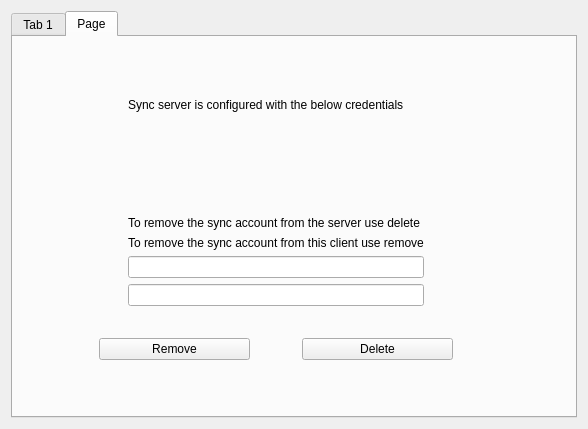
<?xml version="1.0" encoding="UTF-8"?>
<ui version="4.0">
 <class>PreferencesDialog</class>
 <widget class="QDialog" name="PreferencesDialog">
  <property name="geometry">
   <rect>
    <x>0</x>
    <y>0</y>
    <width>588</width>
    <height>429</height>
   </rect>
  </property>
  <property name="windowTitle">
   <string>Dialog</string>
  </property>
  <layout class="QVBoxLayout" name="verticalLayout_19">
   <item>
    <widget class="QTabWidget" name="tabWidget">
     <property name="currentIndex">
      <number>1</number>
     </property>
     <widget class="QWidget" name="generalTab">
      <attribute name="title">
       <string>Tab 1</string>
      </attribute>
      <layout class="QHBoxLayout" name="horizontalLayout_5">
       <item>
        <spacer name="horizontalSpacer_4">
         <property name="orientation">
          <enum>Qt::Horizontal</enum>
         </property>
         <property name="sizeHint" stdset="0">
          <size>
           <width>31</width>
           <height>20</height>
          </size>
         </property>
        </spacer>
       </item>
       <item>
        <layout class="QVBoxLayout" name="verticalLayout_6">
         <item>
          <widget class="QGroupBox" name="groupBox">
           <property name="title">
            <string>Encryption Key</string>
           </property>
           <layout class="QVBoxLayout" name="verticalLayout_2">
            <item>
             <widget class="QLabel" name="label">
              <property name="text">
               <string>Saving the key will bypass manual entry at startup.</string>
              </property>
             </widget>
            </item>
            <item>
             <layout class="QHBoxLayout" name="horizontalLayout">
              <item>
               <widget class="QCheckBox" name="saveKeyCheckBox">
                <property name="text">
                 <string>Enable</string>
                </property>
               </widget>
              </item>
              <item>
               <widget class="QLineEdit" name="saveKeyLineEdit">
                <property name="echoMode">
                 <enum>QLineEdit::Password</enum>
                </property>
               </widget>
              </item>
             </layout>
            </item>
           </layout>
          </widget>
         </item>
         <item>
          <widget class="QGroupBox" name="groupBox_2">
           <property name="title">
            <string>Sorting</string>
           </property>
           <layout class="QVBoxLayout" name="verticalLayout_3">
            <item>
             <widget class="QLabel" name="label_2">
              <property name="text">
               <string>Sorting by MRU will sort accounts by the most recently accessed.</string>
              </property>
             </widget>
            </item>
            <item>
             <layout class="QHBoxLayout" name="horizontalLayout_2">
              <item>
               <widget class="QLabel" name="label_3">
                <property name="text">
                 <string>The default is alphabetically.</string>
                </property>
               </widget>
              </item>
              <item>
               <spacer name="horizontalSpacer">
                <property name="orientation">
                 <enum>Qt::Horizontal</enum>
                </property>
                <property name="sizeHint" stdset="0">
                 <size>
                  <width>40</width>
                  <height>20</height>
                 </size>
                </property>
               </spacer>
              </item>
              <item>
               <widget class="QCheckBox" name="sortMRUCheckBox">
                <property name="text">
                 <string>Enable MRU</string>
                </property>
               </widget>
              </item>
             </layout>
            </item>
           </layout>
          </widget>
         </item>
         <item>
          <widget class="QGroupBox" name="groupBox_3">
           <property name="title">
            <string>Database</string>
           </property>
           <layout class="QVBoxLayout" name="verticalLayout_5">
            <item>
             <layout class="QVBoxLayout" name="verticalLayout_4">
              <item>
               <layout class="QHBoxLayout" name="horizontalLayout_3">
                <item>
                 <widget class="QLabel" name="label_4">
                  <property name="text">
                   <string>Current database Location:</string>
                  </property>
                 </widget>
                </item>
                <item>
                 <spacer name="horizontalSpacer_2">
                  <property name="orientation">
                   <enum>Qt::Horizontal</enum>
                  </property>
                  <property name="sizeHint" stdset="0">
                   <size>
                    <width>40</width>
                    <height>20</height>
                   </size>
                  </property>
                 </spacer>
                </item>
                <item>
                 <widget class="QPushButton" name="changeLocationPushButton">
                  <property name="minimumSize">
                   <size>
                    <width>151</width>
                    <height>0</height>
                   </size>
                  </property>
                  <property name="maximumSize">
                   <size>
                    <width>200</width>
                    <height>16777215</height>
                   </size>
                  </property>
                  <property name="text">
                   <string>Change Location</string>
                  </property>
                 </widget>
                </item>
               </layout>
              </item>
              <item>
               <widget class="QLabel" name="databaseLocationLabel">
                <property name="text">
                 <string/>
                </property>
               </widget>
              </item>
             </layout>
            </item>
            <item>
             <layout class="QHBoxLayout" name="horizontalLayout_4">
              <item>
               <widget class="QCheckBox" name="purgeCheckBox">
                <property name="text">
                 <string>Purge deleted accounts</string>
                </property>
               </widget>
              </item>
              <item>
               <spacer name="horizontalSpacer_3">
                <property name="orientation">
                 <enum>Qt::Horizontal</enum>
                </property>
                <property name="sizeHint" stdset="0">
                 <size>
                  <width>40</width>
                  <height>20</height>
                 </size>
                </property>
               </spacer>
              </item>
              <item>
               <widget class="QLabel" name="label_5">
                <property name="text">
                 <string>Days before purge:</string>
                </property>
               </widget>
              </item>
              <item>
               <widget class="QSpinBox" name="purgeSpinBox">
                <property name="maximum">
                 <number>30</number>
                </property>
               </widget>
              </item>
             </layout>
            </item>
           </layout>
          </widget>
         </item>
        </layout>
       </item>
       <item>
        <spacer name="horizontalSpacer_5">
         <property name="orientation">
          <enum>Qt::Horizontal</enum>
         </property>
         <property name="sizeHint" stdset="0">
          <size>
           <width>31</width>
           <height>20</height>
          </size>
         </property>
        </spacer>
       </item>
      </layout>
     </widget>
     <widget class="QWidget" name="sync">
      <attribute name="title">
       <string>Page</string>
      </attribute>
      <layout class="QVBoxLayout" name="verticalLayout_13">
       <item>
        <widget class="QStackedWidget" name="syncStackedWidget">
         <property name="currentIndex">
          <number>0</number>
         </property>
         <widget class="QWidget" name="page">
          <widget class="QWidget" name="">
           <property name="geometry">
            <rect>
             <x>30</x>
             <y>52</y>
             <width>448</width>
             <height>262</height>
            </rect>
           </property>
           <layout class="QVBoxLayout" name="verticalLayout_16">
            <item>
             <layout class="QHBoxLayout" name="horizontalLayout_9">
              <item>
               <spacer name="horizontalSpacer_9">
                <property name="orientation">
                 <enum>Qt::Horizontal</enum>
                </property>
                <property name="sizeHint" stdset="0">
                 <size>
                  <width>40</width>
                  <height>20</height>
                 </size>
                </property>
               </spacer>
              </item>
              <item>
               <layout class="QVBoxLayout" name="verticalLayout_15">
                <item>
                 <layout class="QVBoxLayout" name="verticalLayout_12">
                  <item>
                   <widget class="QLabel" name="label_6">
                    <property name="text">
                     <string>Sync server is configured with the below credentials</string>
                    </property>
                   </widget>
                  </item>
                  <item>
                   <spacer name="verticalSpacer_2">
                    <property name="orientation">
                     <enum>Qt::Vertical</enum>
                    </property>
                    <property name="sizeHint" stdset="0">
                     <size>
                      <width>20</width>
                      <height>40</height>
                     </size>
                    </property>
                   </spacer>
                  </item>
                  <item>
                   <layout class="QVBoxLayout" name="verticalLayout_11">
                    <item>
                     <widget class="QLabel" name="label_7">
                      <property name="text">
                       <string>To remove the sync account from the server use delete</string>
                      </property>
                     </widget>
                    </item>
                    <item>
                     <widget class="QLabel" name="label_8">
                      <property name="text">
                       <string>To remove the sync account from this client use remove</string>
                      </property>
                     </widget>
                    </item>
                   </layout>
                  </item>
                 </layout>
                </item>
                <item>
                 <layout class="QVBoxLayout" name="verticalLayout_14">
                  <item>
                   <widget class="QLineEdit" name="syncEmailExistingLineEdit">
                    <property name="alignment">
                     <set>Qt::AlignCenter</set>
                    </property>
                    <property name="readOnly">
                     <bool>true</bool>
                    </property>
                   </widget>
                  </item>
                  <item>
                   <widget class="QLineEdit" name="syncPassExistingLineEdit">
                    <property name="echoMode">
                     <enum>QLineEdit::Password</enum>
                    </property>
                    <property name="alignment">
                     <set>Qt::AlignCenter</set>
                    </property>
                    <property name="readOnly">
                     <bool>true</bool>
                    </property>
                   </widget>
                  </item>
                 </layout>
                </item>
               </layout>
              </item>
              <item>
               <spacer name="horizontalSpacer_10">
                <property name="orientation">
                 <enum>Qt::Horizontal</enum>
                </property>
                <property name="sizeHint" stdset="0">
                 <size>
                  <width>40</width>
                  <height>20</height>
                 </size>
                </property>
               </spacer>
              </item>
             </layout>
            </item>
            <item>
             <layout class="QHBoxLayout" name="horizontalLayout_12">
              <item>
               <spacer name="horizontalSpacer_16">
                <property name="orientation">
                 <enum>Qt::Horizontal</enum>
                </property>
                <property name="sizeHint" stdset="0">
                 <size>
                  <width>40</width>
                  <height>20</height>
                 </size>
                </property>
               </spacer>
              </item>
              <item>
               <widget class="QLabel" name="busyLabel2">
                <property name="text">
                 <string/>
                </property>
               </widget>
              </item>
              <item>
               <spacer name="horizontalSpacer_17">
                <property name="orientation">
                 <enum>Qt::Horizontal</enum>
                </property>
                <property name="sizeHint" stdset="0">
                 <size>
                  <width>40</width>
                  <height>20</height>
                 </size>
                </property>
               </spacer>
              </item>
             </layout>
            </item>
            <item>
             <layout class="QHBoxLayout" name="horizontalLayout_10">
              <item>
               <spacer name="horizontalSpacer_12">
                <property name="orientation">
                 <enum>Qt::Horizontal</enum>
                </property>
                <property name="sizeHint" stdset="0">
                 <size>
                  <width>40</width>
                  <height>20</height>
                 </size>
                </property>
               </spacer>
              </item>
              <item>
               <widget class="QPushButton" name="syncRemovePushButton">
                <property name="minimumSize">
                 <size>
                  <width>151</width>
                  <height>0</height>
                 </size>
                </property>
                <property name="maximumSize">
                 <size>
                  <width>200</width>
                  <height>16777215</height>
                 </size>
                </property>
                <property name="text">
                 <string>Remove</string>
                </property>
               </widget>
              </item>
              <item>
               <spacer name="horizontalSpacer_11">
                <property name="orientation">
                 <enum>Qt::Horizontal</enum>
                </property>
                <property name="sizeHint" stdset="0">
                 <size>
                  <width>13</width>
                  <height>20</height>
                 </size>
                </property>
               </spacer>
              </item>
              <item>
               <widget class="QPushButton" name="syncDeletePushButton">
                <property name="minimumSize">
                 <size>
                  <width>151</width>
                  <height>0</height>
                 </size>
                </property>
                <property name="maximumSize">
                 <size>
                  <width>200</width>
                  <height>16777215</height>
                 </size>
                </property>
                <property name="text">
                 <string>Delete</string>
                </property>
               </widget>
              </item>
              <item>
               <spacer name="horizontalSpacer_13">
                <property name="orientation">
                 <enum>Qt::Horizontal</enum>
                </property>
                <property name="sizeHint" stdset="0">
                 <size>
                  <width>40</width>
                  <height>20</height>
                 </size>
                </property>
               </spacer>
              </item>
             </layout>
            </item>
           </layout>
          </widget>
         </widget>
         <widget class="QWidget" name="page_2">
          <layout class="QHBoxLayout" name="horizontalLayout_8">
           <item>
            <widget class="QGroupBox" name="groupBox_5">
             <property name="title">
              <string>Synce Server</string>
             </property>
             <layout class="QVBoxLayout" name="verticalLayout_18">
              <item>
               <layout class="QVBoxLayout" name="verticalLayout_17">
                <item>
                 <layout class="QVBoxLayout" name="verticalLayout_10">
                  <item>
                   <layout class="QVBoxLayout" name="verticalLayout_7">
                    <item>
                     <widget class="QLabel" name="movieLabel">
                      <property name="text">
                       <string>Sync Server provides a way to sync accounts between devices</string>
                      </property>
                     </widget>
                    </item>
                    <item>
                     <layout class="QVBoxLayout" name="verticalLayout">
                      <item>
                       <widget class="QLabel" name="label_12">
                        <property name="text">
                         <string>Create will add a new sync account on the server.</string>
                        </property>
                       </widget>
                      </item>
                      <item>
                       <widget class="QLabel" name="label_13">
                        <property name="text">
                         <string>Configure will pull down the configuration for an existing account.</string>
                        </property>
                       </widget>
                      </item>
                     </layout>
                    </item>
                   </layout>
                  </item>
                  <item>
                   <layout class="QHBoxLayout" name="horizontalLayout_6">
                    <item>
                     <layout class="QVBoxLayout" name="verticalLayout_8">
                      <item>
                       <widget class="QLabel" name="label_14">
                        <property name="text">
                         <string>Email:</string>
                        </property>
                       </widget>
                      </item>
                      <item>
                       <widget class="QLabel" name="label_15">
                        <property name="text">
                         <string>Password:</string>
                        </property>
                       </widget>
                      </item>
                     </layout>
                    </item>
                    <item>
                     <layout class="QVBoxLayout" name="verticalLayout_9">
                      <item>
                       <widget class="QLineEdit" name="syncEmailLineEdit"/>
                      </item>
                      <item>
                       <widget class="QLineEdit" name="syncPasswordLineEdit">
                        <property name="echoMode">
                         <enum>QLineEdit::Password</enum>
                        </property>
                       </widget>
                      </item>
                     </layout>
                    </item>
                   </layout>
                  </item>
                 </layout>
                </item>
                <item>
                 <layout class="QHBoxLayout" name="horizontalLayout_7">
                  <item>
                   <spacer name="horizontalSpacer_7">
                    <property name="orientation">
                     <enum>Qt::Horizontal</enum>
                    </property>
                    <property name="sizeHint" stdset="0">
                     <size>
                      <width>40</width>
                      <height>20</height>
                     </size>
                    </property>
                   </spacer>
                  </item>
                  <item>
                   <widget class="QPushButton" name="syncConfigPushButton">
                    <property name="minimumSize">
                     <size>
                      <width>151</width>
                      <height>0</height>
                     </size>
                    </property>
                    <property name="maximumSize">
                     <size>
                      <width>200</width>
                      <height>16777215</height>
                     </size>
                    </property>
                    <property name="text">
                     <string>Configure</string>
                    </property>
                   </widget>
                  </item>
                  <item>
                   <spacer name="horizontalSpacer_6">
                    <property name="orientation">
                     <enum>Qt::Horizontal</enum>
                    </property>
                    <property name="sizeHint" stdset="0">
                     <size>
                      <width>28</width>
                      <height>20</height>
                     </size>
                    </property>
                   </spacer>
                  </item>
                  <item>
                   <widget class="QPushButton" name="syncCreatePushButton">
                    <property name="minimumSize">
                     <size>
                      <width>151</width>
                      <height>0</height>
                     </size>
                    </property>
                    <property name="maximumSize">
                     <size>
                      <width>200</width>
                      <height>16777215</height>
                     </size>
                    </property>
                    <property name="text">
                     <string>Create</string>
                    </property>
                   </widget>
                  </item>
                  <item>
                   <spacer name="horizontalSpacer_8">
                    <property name="orientation">
                     <enum>Qt::Horizontal</enum>
                    </property>
                    <property name="sizeHint" stdset="0">
                     <size>
                      <width>40</width>
                      <height>20</height>
                     </size>
                    </property>
                   </spacer>
                  </item>
                 </layout>
                </item>
                <item>
                 <layout class="QHBoxLayout" name="horizontalLayout_11">
                  <item>
                   <spacer name="horizontalSpacer_14">
                    <property name="orientation">
                     <enum>Qt::Horizontal</enum>
                    </property>
                    <property name="sizeHint" stdset="0">
                     <size>
                      <width>40</width>
                      <height>20</height>
                     </size>
                    </property>
                   </spacer>
                  </item>
                  <item>
                   <widget class="QLabel" name="busyLabel">
                    <property name="text">
                     <string/>
                    </property>
                   </widget>
                  </item>
                  <item>
                   <spacer name="horizontalSpacer_15">
                    <property name="orientation">
                     <enum>Qt::Horizontal</enum>
                    </property>
                    <property name="sizeHint" stdset="0">
                     <size>
                      <width>40</width>
                      <height>20</height>
                     </size>
                    </property>
                   </spacer>
                  </item>
                 </layout>
                </item>
                <item>
                 <spacer name="verticalSpacer">
                  <property name="orientation">
                   <enum>Qt::Vertical</enum>
                  </property>
                  <property name="sizeHint" stdset="0">
                   <size>
                    <width>20</width>
                    <height>40</height>
                   </size>
                  </property>
                 </spacer>
                </item>
               </layout>
              </item>
             </layout>
            </widget>
           </item>
          </layout>
         </widget>
        </widget>
       </item>
      </layout>
     </widget>
    </widget>
   </item>
  </layout>
 </widget>
 <resources/>
 <connections/>
</ui>
